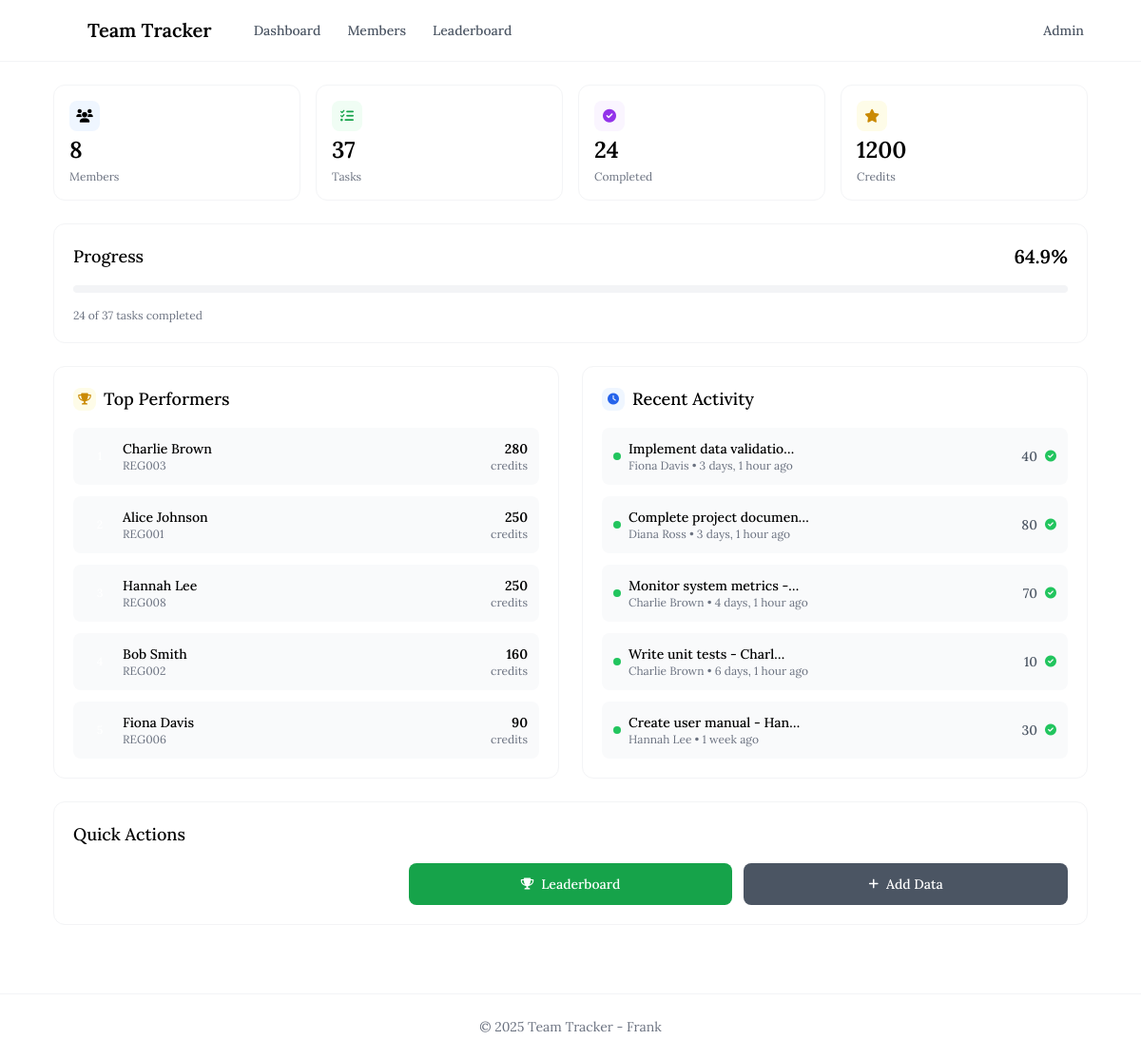
Before: / with the older database file.
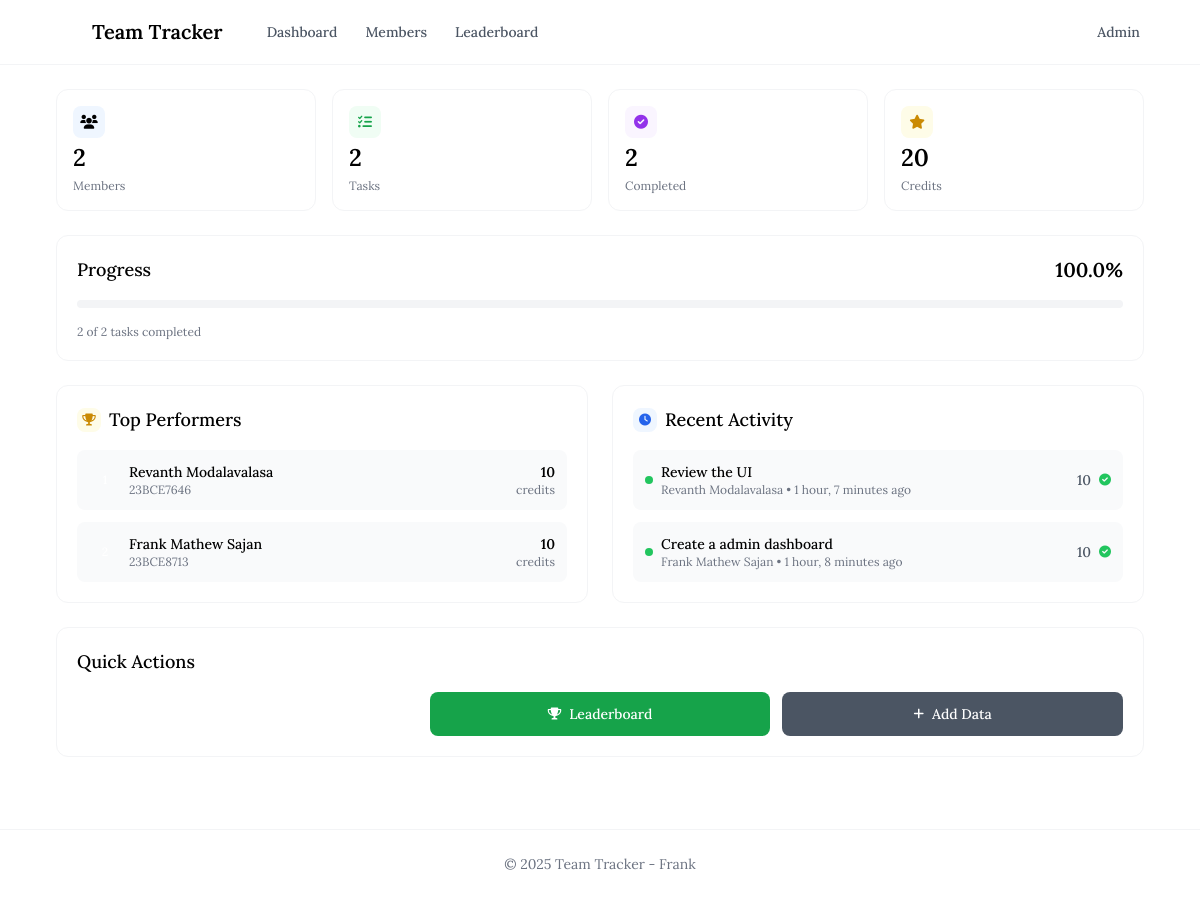
After: the same page with the newer database file.
### members/models.py (models this page shows, shortened)
class Member(models.Model):
    name = models.CharField(max_length=100)
    reg_number = models.CharField(max_length=50, unique=True)
    email = models.EmailField(unique=True)
    created_at = models.DateTimeField(auto_now_add=True)
    updated_at = models.DateTimeField(auto_now=True)
    class Meta:
        ordering = ['name']

class Task(models.Model):
    member = models.ForeignKey(Member, on_delete=models.CASCADE, related_name="tasks")
    title = models.CharField(max_length=200)
    description = models.TextField(blank=True)
    credits = models.PositiveIntegerField(default=0)
    is_completed = models.BooleanField(default=False)
    created_at = models.DateTimeField(auto_now_add=True)
    updated_at = models.DateTimeField(auto_now=True)
    due_date = models.DateTimeField(null=True, blank=True)
    class Meta:
        ordering = ['-created_at']

### members/views.py (the view)
# urls.py: path("", views.dashboard, name="dashboard"),
def dashboard(request):
    total_members = Member.objects.count()
    total_tasks = Task.objects.count()
    completed_tasks = Task.objects.filter(is_completed=True).count()
    total_credits = Task.objects.filter(is_completed=True).aggregate(
        total=Sum('credits')
    )['total'] or 0
    recent_members = Member.objects.order_by('-created_at')[:5]
    recent_tasks = Task.objects.order_by('-created_at')[:10]
    top_performers = Member.objects.annotate(
        total_credits=Sum('tasks__credits', filter=Q(tasks__is_completed=True))
    ).order_by('-total_credits')[:5]
    context = {
        'total_members': total_members,
        'total_tasks': total_tasks,
        'completed_tasks': completed_tasks,
        'total_credits': total_credits,
        'completion_rate': (completed_tasks / total_tasks * 100) if total_tasks > 0 else 0,
        'recent_members': recent_members,
        'recent_tasks': recent_tasks,
        'top_performers': top_performers,
    }
    return render(request, "members/dashboard.html", context)

### templates/members/dashboard.html (shortened to what this page needs)
{% extends 'base.html' %}
{% block content %}
<div class="space-y-6">
    <div class="grid grid-cols-2 lg:grid-cols-4 gap-3 md:gap-4">
        <div class="bg-white rounded-xl p-4 border border-gray-100 hover:border-falcon-blue/20 transition-all duration-300 group">
            <div class="space-y-1">
                <div class="w-8 h-8 bg-blue-50 rounded-lg flex items-center justify-center group-hover:bg-blue-100 transition-colors">
                    <i class="fas fa-users text-falcon-blue text-sm"></i>
                </div>
                <div class="text-2xl font-lora font-semibold text-charcoal">{{ total_members }}</div>
                <div class="text-xs text-gray-500 font-lora">Members</div>
            </div>
        </div>
        <div class="bg-white rounded-xl p-4 border border-gray-100 hover:border-green-200 transition-all duration-300 group">
            <div class="space-y-1">
                <div class="w-8 h-8 bg-green-50 rounded-lg flex items-center justify-center group-hover:bg-green-100 transition-colors">
                    <i class="fas fa-tasks text-green-600 text-sm"></i>
                </div>
                <div class="text-2xl font-lora font-semibold text-charcoal">{{ total_tasks }}</div>
                <div class="text-xs text-gray-500 font-lora">Tasks</div>
            </div>
        </div>
        <div class="bg-white rounded-xl p-4 border border-gray-100 hover:border-purple-200 transition-all duration-300 group">
            <div class="space-y-1">
                <div class="w-8 h-8 bg-purple-50 rounded-lg flex items-center justify-center group-hover:bg-purple-100 transition-colors">
                    <i class="fas fa-check-circle text-purple-600 text-sm"></i>
                </div>
                <div class="text-2xl font-lora font-semibold text-charcoal">{{ completed_tasks }}</div>
                <div class="text-xs text-gray-500 font-lora">Completed</div>
            </div>
        </div>
        <div class="bg-white rounded-xl p-4 border border-gray-100 hover:border-yellow-200 transition-all duration-300 group">
            <div class="space-y-1">
                <div class="w-8 h-8 bg-yellow-50 rounded-lg flex items-center justify-center group-hover:bg-yellow-100 transition-colors">
                    <i class="fas fa-star text-yellow-600 text-sm"></i>
                </div>
                <div class="text-2xl font-lora font-semibold text-charcoal">{{ total_credits }}</div>
                <div class="text-xs text-gray-500 font-lora">Credits</div>
            </div>
        </div>
    </div>
    {% if total_tasks > 0 %}
    <div class="bg-white rounded-xl p-5 border border-gray-100">
        <div class="space-y-4">
            <div class="flex items-center justify-between">
                <h3 class="text-lg font-lora font-medium text-charcoal">Progress</h3>
                <span class="text-xl font-lora font-semibold text-falcon-blue">{{ completion_rate|floatformat:1 }}%</span>
            </div>
            <div class="w-full bg-gray-100 rounded-full h-2">
                <div class="bg-gradient-to-r from-falcon-blue to-falcon-light h-2 rounded-full transition-all duration-1000 ease-out"
                     style="width: {{ completion_rate|floatformat:1 }}%"></div>
            </div>
            <p class="text-xs text-gray-500 font-lora">{{ completed_tasks }} of {{ total_tasks }} tasks completed</p>
        </div>
    </div>
    {% endif %}
    <div class="grid grid-cols-1 lg:grid-cols-2 gap-6">
        <div class="bg-white rounded-xl p-5 border border-gray-100">
            <div class="space-y-4">
                <h3 class="text-lg font-lora font-medium text-charcoal flex items-center">
                    <div class="w-6 h-6 bg-yellow-50 rounded-lg flex items-center justify-center mr-2">
                        <i class="fas fa-trophy text-yellow-600 text-xs"></i>
                    </div>
                    Top Performers
                </h3>
                {% if top_performers %}
                    <div class="space-y-3">
                        {% for member in top_performers %}
                            <div class="flex items-center justify-between p-3 bg-gray-50 rounded-lg hover:bg-gray-100 transition-colors duration-200">
                                <div class="flex items-center space-x-2">
                                    <div class="w-8 h-8 bg-falcon-blue rounded-full flex items-center justify-center text-white font-medium text-xs">
                                    </div>
                                    <div>
                                        <p class="font-lora font-medium text-charcoal text-sm">{{ member.name }}</p>
                                        <p class="text-xs text-gray-500">{{ member.reg_number }}</p>
                                    </div>
                                </div>
                                <div class="text-right">
                                    <p class="font-lora font-semibold text-falcon-blue text-sm">{{ member.total_credits|default:0 }}</p>
                                    <p class="text-xs text-gray-500">credits</p>
                                </div>
                            </div>
                        {% endfor %}
                    </div>
                {% endif %}
            </div>
        </div>
        <div class="bg-white rounded-xl p-5 border border-gray-100">
            <div class="space-y-4">
                <h3 class="text-lg font-lora font-medium text-charcoal flex items-center">
                    <div class="w-6 h-6 bg-blue-50 rounded-lg flex items-center justify-center mr-2">
                        <i class="fas fa-clock text-blue-600 text-xs"></i>
                    </div>
                    Recent Activity
                </h3>
                {% if recent_tasks %}
                    <div class="space-y-3">
                        {% for task in recent_tasks|slice:":5" %}
                            <div class="flex items-center justify-between p-3 bg-gray-50 rounded-lg">
                                <div class="flex items-center space-x-2">
                                    <div class="w-2 h-2 rounded-full {% if task.is_completed %}bg-green-500{% else %}bg-orange-400{% endif %}"></div>
                                    <div class="min-w-0 flex-1">
                                        <p class="font-lora font-medium text-charcoal truncate text-sm">{{ task.title|truncatechars:25 }}</p>
                                        <p class="text-xs text-gray-500">{{ task.member.name }} • {{ task.created_at|timesince }} ago</p>
                                    </div>
                                </div>
                                <div class="flex items-center space-x-2">
                                    <span class="text-sm font-medium text-gray-600">{{ task.credits }}</span>
                                    {% if task.is_completed %}
                                        <i class="fas fa-check-circle text-green-500 text-xs"></i>
                                    {% else %}
                                        <i class="fas fa-clock text-orange-400 text-xs"></i>
                                    {% endif %}
                                </div>
                            </div>
                        {% endfor %}
                    </div>
                {% endif %}
            </div>
        </div>
    </div>
    <div class="bg-white rounded-xl p-5 border border-gray-100">
        <div class="space-y-4">
            <h3 class="text-lg font-lora font-medium text-charcoal">Quick Actions</h3>
            <div class="grid grid-cols-1 sm:grid-cols-3 gap-3">
                <a href="{% url 'members:member_list' %}"
                   class="flex items-center justify-center space-x-2 bg-falcon-blue text-white px-4 py-3 rounded-lg hover:bg-falcon-dark transition-colors duration-200 font-lora font-medium text-sm">
                    <i class="fas fa-users text-xs"></i>
                    <span>View Members</span>
                </a>
                <a href="{% url 'members:leaderboard' %}"
                   class="flex items-center justify-center space-x-2 bg-green-600 text-white px-4 py-3 rounded-lg hover:bg-green-700 transition-colors duration-200 font-lora font-medium text-sm">
                    <i class="fas fa-trophy text-xs"></i>
                    <span>Leaderboard</span>
                </a>
                <a href="/admin/"
                   class="flex items-center justify-center space-x-2 bg-gray-600 text-white px-4 py-3 rounded-lg hover:bg-gray-700 transition-colors duration-200 font-lora font-medium text-sm">
                    <i class="fas fa-plus text-xs"></i>
                    <span>Add Data</span>
                </a>
            </div>
        </div>
    </div>
</div>
{% endblock %}

### templates/base.html (shortened to what this page needs)
{% load static %}
<!DOCTYPE html>
<html lang="en">
<head>
    <script src="https://cdn.tailwindcss.com"></script>
    <link href="https://cdnjs.cloudflare.com/ajax/libs/font-awesome/6.0.0/css/all.min.css" rel="stylesheet">
    <link href="{% static 'css/custom.css' %}" rel="stylesheet">
</head>
<body class="bg-cream font-lora antialiased">
    <nav class="bg-white/80 backdrop-blur-md border-b border-gray-100 sticky top-0 z-50">
        <div class="max-w-6xl mx-auto px-4 sm:px-6">
            <div class="flex justify-between items-center h-16">
                <div class="flex items-center space-x-8">
                    <div class="flex items-center">
                        <div class="w-8 h-8 bg-falcon-blue rounded-lg flex items-center justify-center">
                            <i class="fas fa-chart-line text-white text-sm"></i>
                        </div>
                        <span class="ml-3 text-xl font-lora font-semibold text-charcoal">Team Tracker</span>
                    </div>
                    <div class="hidden md:flex space-x-1">
                        <a href="{% url 'members:dashboard' %}" class="text-gray-600 hover:text-falcon-blue px-3 py-2 rounded-lg text-sm font-lora font-medium transition-colors duration-200 hover:bg-gray-50">
                            Dashboard
                        </a>
                        <a href="{% url 'members:member_list' %}" class="text-gray-600 hover:text-falcon-blue px-3 py-2 rounded-lg text-sm font-lora font-medium transition-colors duration-200 hover:bg-gray-50">
                            Members
                        </a>
                        <a href="{% url 'members:leaderboard' %}" class="text-gray-600 hover:text-falcon-blue px-3 py-2 rounded-lg text-sm font-lora font-medium transition-colors duration-200 hover:bg-gray-50">
                            Leaderboard
                        </a>
                    </div>
                </div>
                <div class="flex items-center space-x-4">
                    <a href="/admin/" class="text-gray-600 hover:text-falcon-blue px-3 py-2 rounded-lg text-sm font-lora font-medium transition-colors duration-200 hover:bg-gray-50">
                        Admin
                    </a>
                </div>
            </div>
        </div>
    </nav>
    <main class="max-w-6xl mx-auto py-6 px-4 sm:px-6 lg:px-8">
        {% block content %}
        {% endblock %}
    </main>
    <footer class="border-t border-gray-100 bg-white mt-12">
        <div class="max-w-6xl mx-auto py-6 px-4 sm:px-6 lg:px-8">
            <div class="text-center">
                <p class="text-sm text-gray-500 font-lora">© 2025 Team Tracker - Frank</p>
            </div>
        </div>
    </footer>
</body>
</html>

### static/css/custom.css (style rules this page uses)
.font-lora { font-family: 'Lora', serif; font-feature-settings: 'kern', 'liga', 'clig', 'calt'; }
.backdrop-blur-md { backdrop-filter: blur(12px); -webkit-backdrop-filter: blur(12px); }

Changed rows visible on the page:
removed Member: name "Charlie Brown", reg_number "REG003", total_credits "280"
removed Member: name "Alice Johnson", reg_number "REG001", total_credits "250"
removed Member: name "Hannah Lee", reg_number "REG008", total_credits "250"
removed Member: name "Bob Smith", reg_number "REG002", total_credits "160"
removed Member: name "Fiona Davis", reg_number "REG006", total_credits "90"
removed Task: is_completed True (drawn), title "Implement data validatio…", member.name "Fiona Davis", created_at "3 days, 1 hour", credits "40"
removed Task: is_completed True (drawn), title "Complete project documen…", member.name "Diana Ross", created_at "3 days, 1 hour", credits "80"
removed Task: is_completed True (drawn), title "Monitor system metrics -…", member.name "Charlie Brown", created_at "4 days, 1 hour", credits "70"
removed Task: is_completed True (drawn), title "Write unit tests - Charl…", member.name "Charlie Brown", created_at "6 days, 1 hour", credits "10"
removed Task: is_completed True (drawn), title "Create user manual - Han…", member.name "Hannah Lee", created_at "1 week", credits "30"
added Member: name "Revanth Modalavalasa", reg_number "23BCE7646", total_credits "10"
added Member: name "Frank Mathew Sajan", reg_number "23BCE8713", total_credits "10"
added Task: is_completed True (drawn), title "Review the UI", member.name "Revanth Modalavalasa", created_at "1 hour, 7 minutes", credits "10"
added Task: is_completed True (drawn), title "Create a admin dashboard", member.name "Frank Mathew Sajan", created_at "1 hour, 8 minutes", credits "10"
Other visible differences:
{{ total_members }}: "8" → "2"
{{ total_tasks }}: "37" → "2"
{{ completed_tasks }}: "24" → "2"
{{ total_credits }}: "1200" → "20"
{{ completion_rate|floatformat:1 }}: "64.9" → "100.0"
{{ completion_rate|floatformat:1 }}: 64.9 → 100.0 (drawn)
